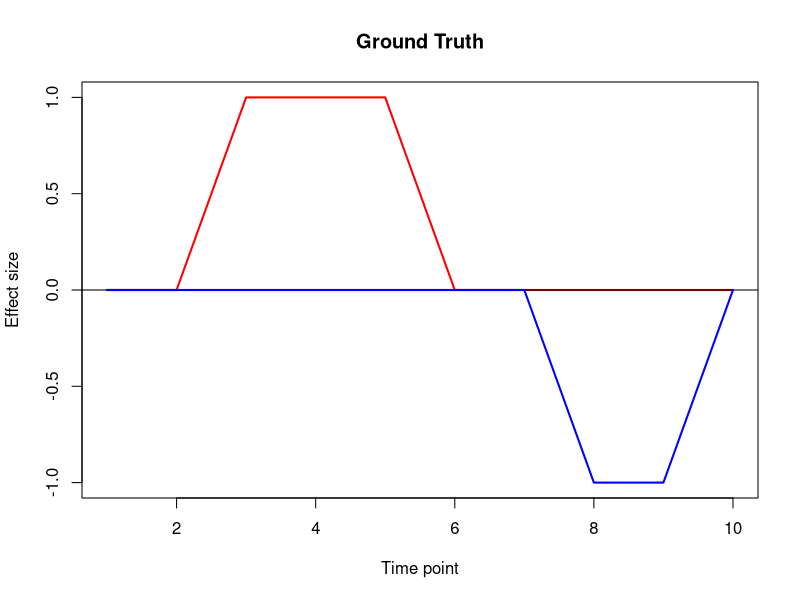
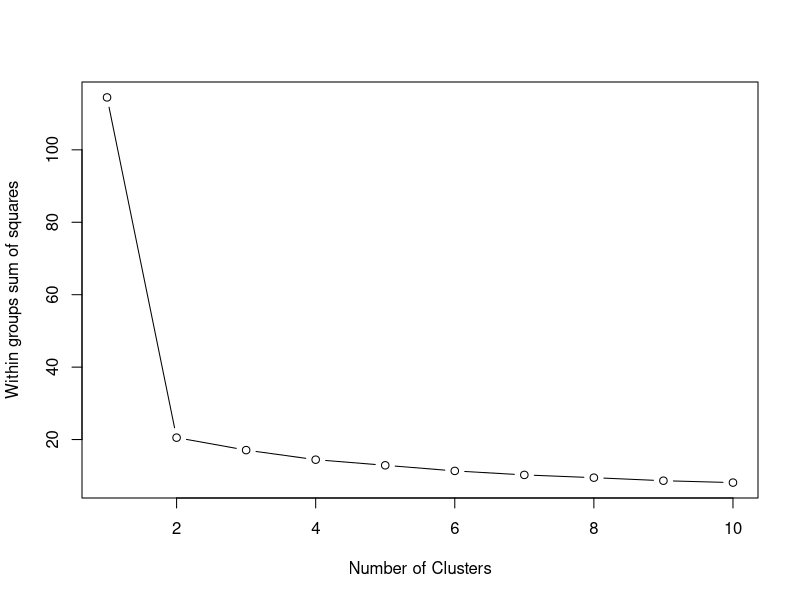
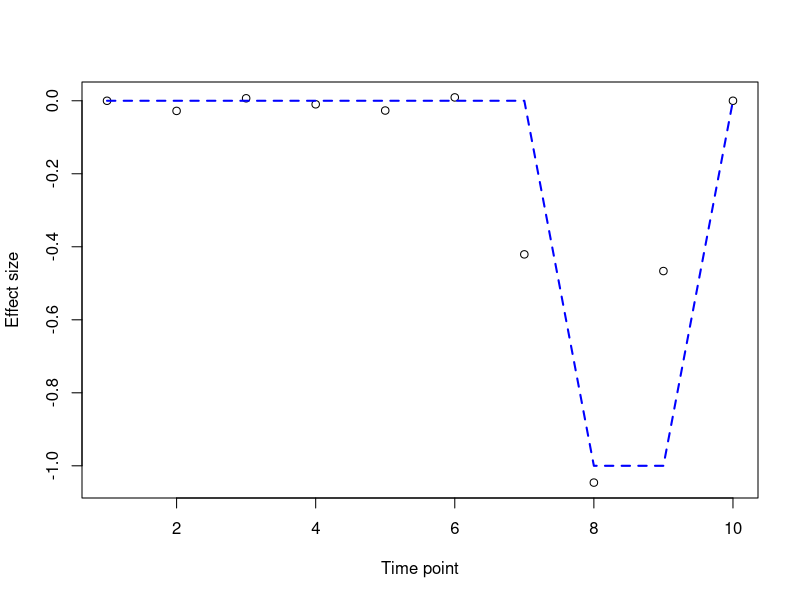
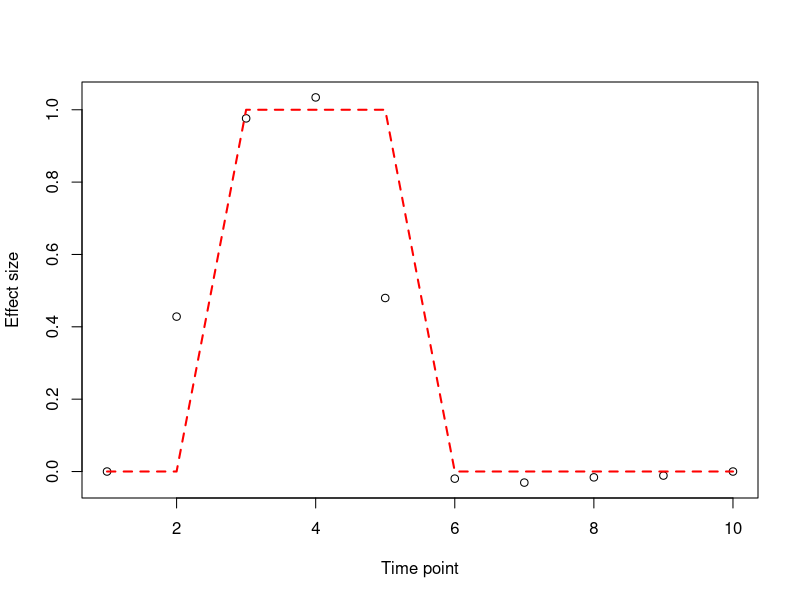
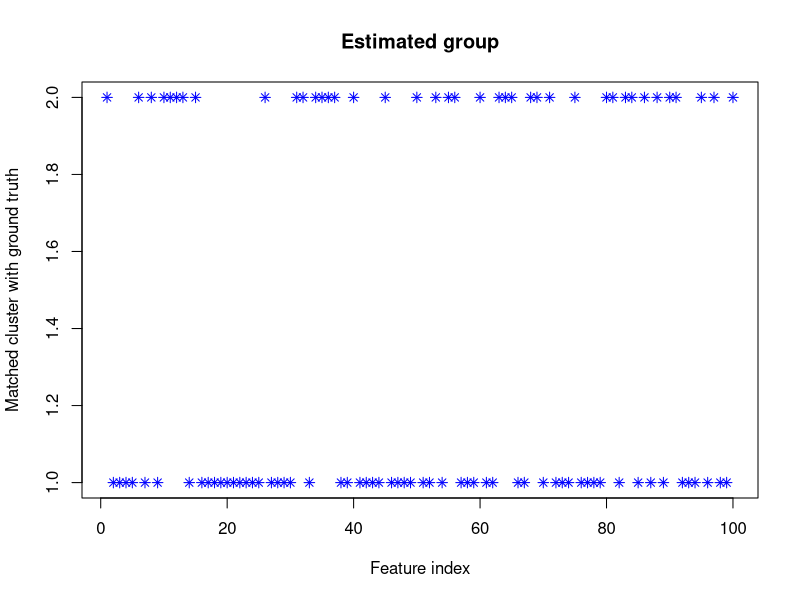
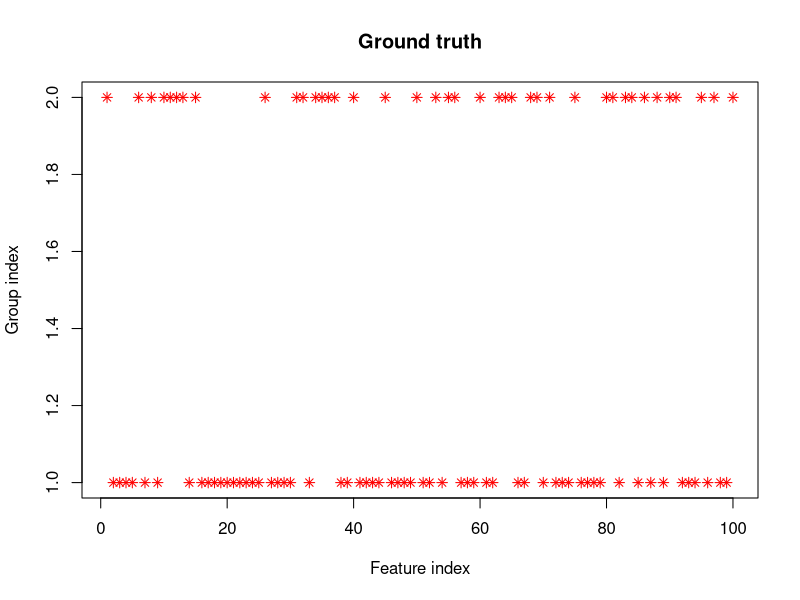

The R source for these figures, in order:
######################################
###### Simulation dataset ############
######################################
#t1 <- Sys.time()

Tp <- 10 
cluster <- 2
beta_seq <- mat.or.vec(cluster,Tp) 

beta_seq[1,3:5] <-1
beta_seq[2,8:9] <- -1

## Ground Truth for developing period##
## One is [2,6]; the other is [7,10]
x <- 1:Tp
plot(x, beta_seq[1,],type = 'l',lty=1, col = 'red', lwd = 2, ylim = c(-1,1), xlab = "Time point", ylab = 'Effect size',main='Ground Truth')
abline(h=0)
lines(beta_seq[2,],type = 'l',lty=1, col = 'blue', lwd = 2)

#### Generate Feature #######
p <- 100
N <- 200
set.seed(100)
time <- sample(1:10,200,replace = T)
c_num <- sample(1:2,100,replace = T)

feature <- mat.or.vec(N,p)

for(i in 1:p){
  y_t <- rep(0,Tp)
  y_t[1] <- rnorm(1)  
  for(t in 2:Tp){
    y_t[t] <- beta_seq[c_num[i],t] + y_t[t-1]
  }  
  for(j in 1:N){
    feature[j,i] <- y_t[time[j]] + rnorm(1)
  }  
}



## Estimation ##
beta_estimated <- mat.or.vec(p,Tp)

#################################
### Step 1. Sliding window ######
#################################
wd <- 1
a <- 1

for(k in 1:(Tp-2)){
  age <- a+k
  index <- which(time %in% c(age-wd,age+wd))
  t_sub <- time[index]
  feature_sub <- feature[index,]
  for(j in 1:p){
    y_j <- feature_sub[,j]
    lm_test <- lm(y_j~t_sub)
    lm.summary <- summary(lm_test)
    #lm.summary
    if(lm.summary$coefficients[2,4]<0.05){
      beta_estimated[j,age]<- lm.summary$coefficients[2,1]
    }else{
      beta_estimated[j,age] <- 0
    }
  }
}

## elbow rule for the best k####
## repete iterations ####
set.seed(100)
r <- 100
kc <- 10
wss_all <- mat.or.vec(kc,r)
wss_all[1,] <- (nrow(beta_estimated)-1)*sum(apply(beta_estimated,2,var))
for(j in 1:r){
  for (i in 2:kc){
    wss_all[i,j] <- sum(kmeans(beta_estimated,centers=i)$withinss)
  }
}

wss1 <- rowMeans(wss_all)

plot(1:kc, wss1, type="b", xlab="Number of Clusters",ylab="Within groups sum of squares")


## Numer of clusters is 2 ####

#################################
#### Apply K-means clustering ###
#################################
library(fpc)
c <-2
km.boot <- clusterboot(beta_estimated, B=100, bootmethod="boot",
                              clustermethod=kmeansCBI, count = FALSE,
                              krange=c, seed=100)
cluster_info <- km.boot$result$result

## Calculate distance to match the estimated curve with ground truth
distance <- mat.or.vec(c,cluster)
for(r1 in 1:c){
  for (r2 in 1:cluster){
    dist = sum(abs(cluster_info$centers[r1,]-beta_seq[r2,]))/Tp
    distance[r1,r2] <- dist
  }
}

similar <- data.frame(1:c, apply(distance,1,which.min),apply(distance,1,min))
colnames(similar) <- c('K_means', 'ground truth', 'min distance')

## K-means cluster center 1 match the ground truth beta_seq 2
## K-means cluster center 2 match the ground truth beta_seq 1

## Result plotting

plot(x, cluster_info$centers[1,], xlab = "Time point", ylab = 'Effect size')
lines(beta_seq[2,],type = 'l',lty=2, col = 'blue', lwd = 2)
plot(x, cluster_info$centers[2,], xlab = "Time point", ylab = 'Effect size')
lines(beta_seq[1,],type = 'l',lty=2, col = 'red', lwd = 2)

## It is expected that there is some time lag between estimated curve and ground truth
## The first non-zero beta indicate after that corresponding time point, the change begins
## When we count the developing period, we choose the first non-zero point as the start 
## In this case, for cluster 1 is [7,10], for cluster 2 is [2,6].

#par(mfcol=c(1,2))

## Check the estimated features belong to each cluster

plot(3-cluster_info$cluster, pch=8, col ='blue', main = 'Estimated group', xlab = 'Feature index',ylab = 'Matched cluster with ground truth')

plot(c_num, pch = 8, col='red', main = 'Ground truth', xlab = 'Feature index',ylab = 'Group index')

#t2 <- Sys.time()
